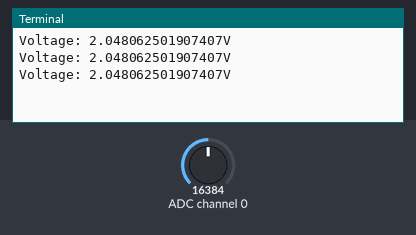
The program below on a simulated Raspberry Pi (BCM pin numbers). Parts: the last lines printed to the terminal. The test bench sets the inputs (shaded band); at power-on: ADC channel 0 = 16384 (analog values on the 0–32767 scale).

Above: at 1.2 s.
1.3 s: ADC channel 0 set to 22936
At 1.9 s:
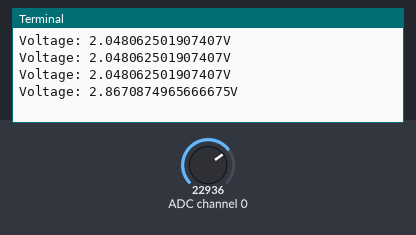
2.8 s: ADC channel 0 set to 28834
At 3.5 s:
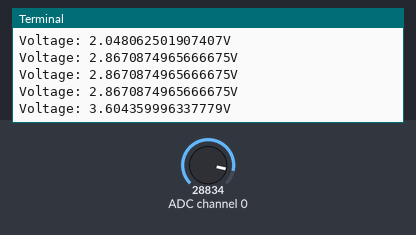
Timing chart, 0 to 5.8 s (numbered marks = the images above; inputs shaded):
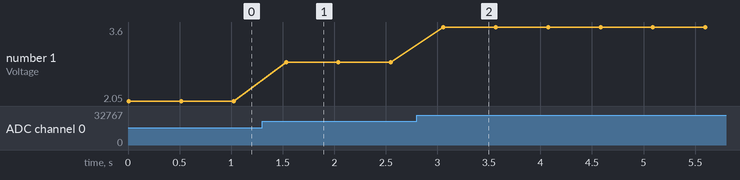

The program:

ADCtest.py
```python
'''
Simple test of the Analog To Digital Converter using 2 potentiometers
'''
import board
import busio
import time
import adafruit_ads1x15.ads1115 as ADS
from adafruit_ads1x15.analog_in import AnalogIn
'''
import smbus
ADDR = 0x48
bus = smbus.SMBus(1)
try:
    config = bus.read_word_data(ADDR, 0x01)
    print("good")
except OSError as e:
    print(f"bad: {e}")
'''
i2c = busio.I2C(board.SCL,board.SDA)

ads = ADS.ADS1115(i2c,address=0x4a)
ads.gain = 1

ch0 = AnalogIn(ads, ADS.P0)

while True:
        print(f"Voltage: {ch0.voltage}V")
        time.sleep(0.5)
print("hello")

'''
Notes:
Discovered a Pico can read Analog signals but a RPi 4 and 5 cannot
You need an analog to digital converter to read analog
I bought a pack of ADS115 modules
I instannled the Adafruit ADS1115 software
My software did not recognise the input - got an error saying I2C not enabled
I enabled I2C - this is a 2 wire one way communication protocol that used GPIO2 and GPIO3 as
SCL (clock) and SDA (data)
Even after that it still didn't work
I learned about the terminal program i2cdetect which helps troubleshoot this
Running this shows the i2c buses: sudo i2cdetect -l
It found this: i2c-1	i2c       	bcm2835 (i2c@7e804000)

Running this finds devices:
sudo i2cdetect -y 1 0x45 0x4F

I spent hours making sure the wiring was correct. I learned that with soldering my header pins onto
the module it didn't work.

Once it was properly soldered. it works

The module has 4 channels
It can also be configure to have 4 addresses so you can have 4 of them talking on the SPI

'''
```

Measured:
- after the input at 1.3 s, the terminal: prints a new line after 0.23 s (image 1)
- after the input at 2.8 s, the terminal: prints a new line after 0.26 s (image 2)
- plotted number 1: 2.05 → 2.87 after the input at 1.3 s, 2.87 → 3.6 after the input at 2.8 s
